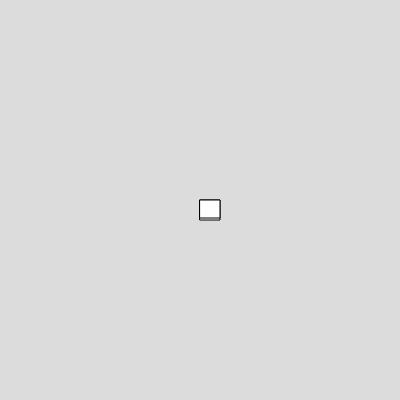
Frame 1 (no input)
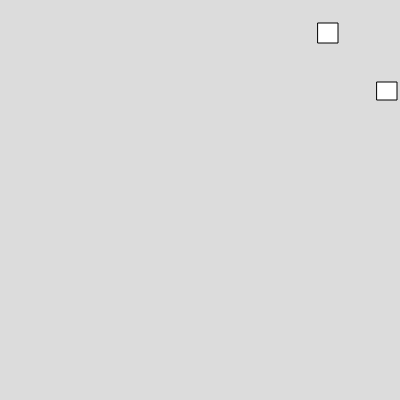
Frame 60 (no input)
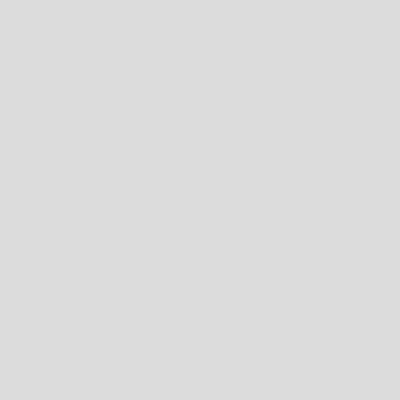
Frame 120 (the mouse pressed at the canvas centre since frame 60)

The p5.js sketch that drew these frames (run headless with seeded random() and noise() and a simulated clock; from frame 60 on, the mouse is pressed at the canvas centre):

// p5.js sketch
// ── sketch.js
var box1,box2;

function setup() 
{
  createCanvas(400, 400);
  box1=new Box(200,200,20,20,2,3);
  box2=new Box(200,200,20,18,3,2);

}

function draw() 
{
  background(220);
  box1.show();
  box2.show();
  box1.speed();
  box2.speed();
  box1.speedUp();
  box2.speedUp();
}


// ── box.js
class Box
  {
    constructor(x,y,w,h,s,z){
      this.x=x;
      this.y=y;
      this.w=w;
      this.h=h;
      this.s=s;
      this.z=z;
    }
  show(){
    rect (this.x,this.y,this.w,this.h);

  }
  speed(){
    this.x=this.x+this.s
  }
  speedUp(){
    this.y=this.y-this.z
  }
  }

  
